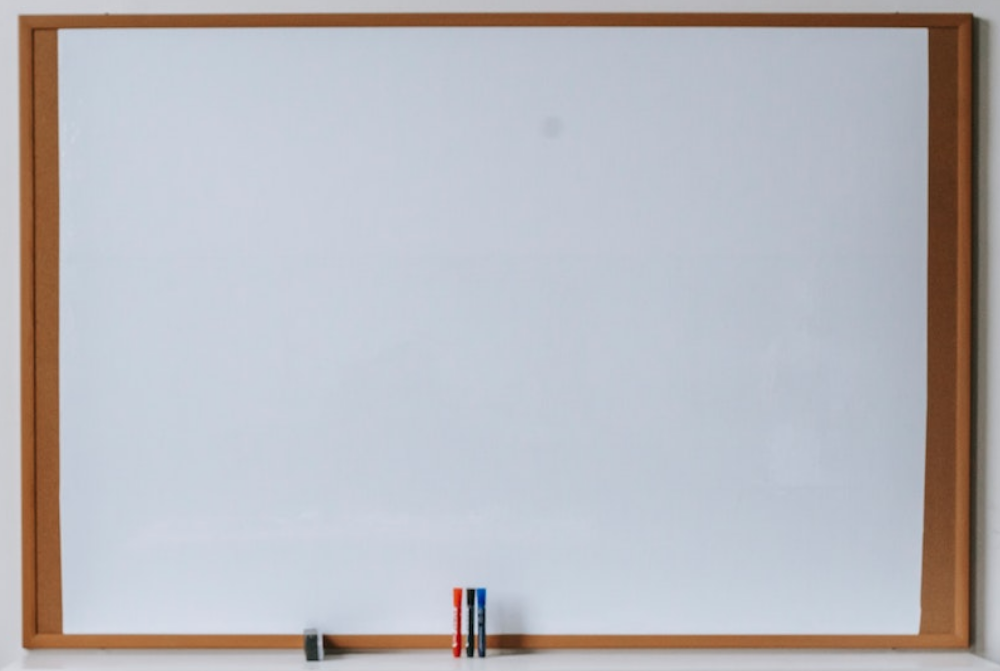
#> input picture Data/whiteboard.png, 1000 x 671 px
$ python main.py
#> lines starting #> are read from the running program, lines starting #| are printed output that depends on the picture
import os
import cv2

img = cv2.imread(os.path.join('..', 'Data', 'whiteboard.png'))
#> img is the input picture: shape (671, 1000, 3); mean B, G, R 189.1, 184, 184.2

print(img.shape)
#| (671, 1000, 3)

# line
cv2.line(img, (100, 150), (300, 450), (0, 255, 0), 3)

# rectangle
cv2.rectangle(img, (200, 350), (450, 600), (0, 0, 255), -1)

# circle
cv2.circle(img, (800, 200), 75, (255, 0, 0), 10)

# text
cv2.putText(img, 'Nayeem Hossen Jim!', (220, 450), cv2.FONT_HERSHEY_SIMPLEX, 2, (255, 255, 0), 10)
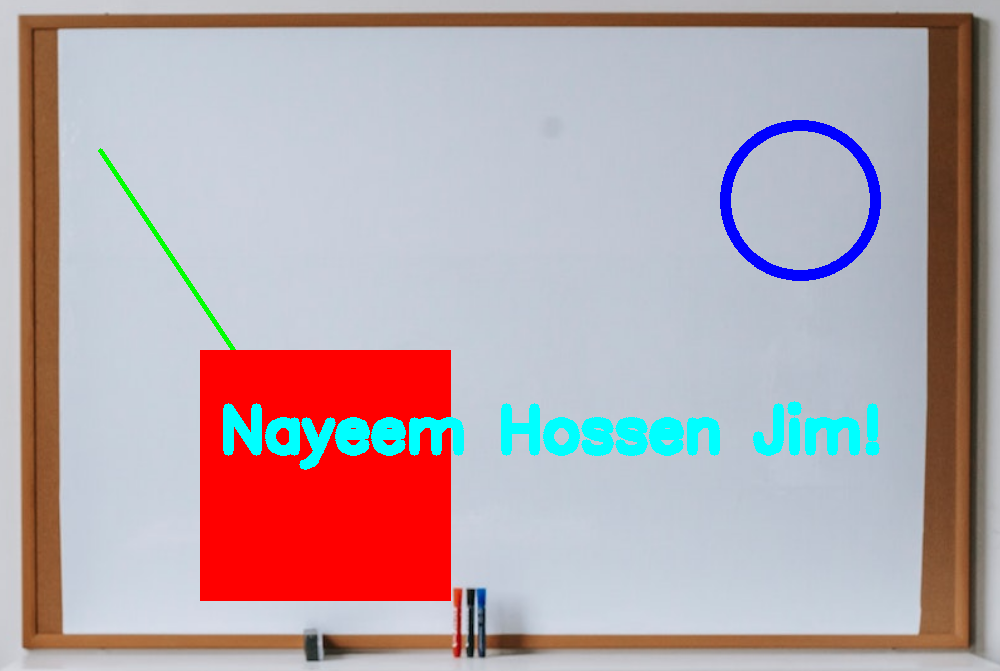
#> img: shape (671, 1000, 3); mean B, G, R 171.7, 166.3, 182.4

cv2.imshow('img', img)
cv2.waitKey(0)
